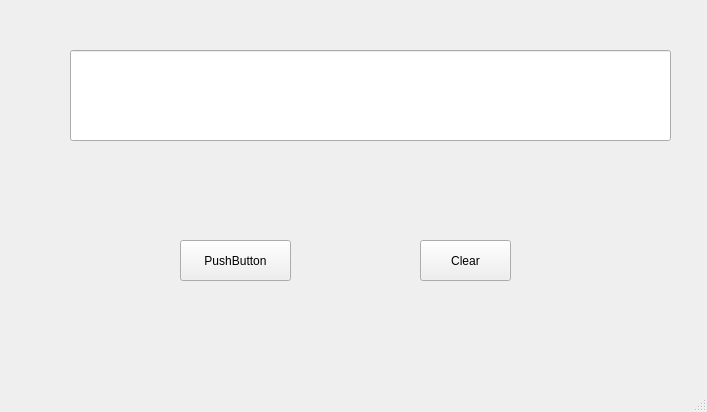
<?xml version="1.0" encoding="UTF-8"?>
<ui version="4.0">
 <class>MainWindow</class>
 <widget class="QMainWindow" name="MainWindow">
  <property name="geometry">
   <rect>
    <x>0</x>
    <y>0</y>
    <width>707</width>
    <height>412</height>
   </rect>
  </property>
  <property name="windowTitle">
   <string>MainWindow</string>
  </property>
  <widget class="QWidget" name="centralwidget">
   <widget class="QLineEdit" name="lineEdit">
    <property name="geometry">
     <rect>
      <x>70</x>
      <y>50</y>
      <width>601</width>
      <height>91</height>
     </rect>
    </property>
   </widget>
   <widget class="QPushButton" name="pushButton">
    <property name="geometry">
     <rect>
      <x>180</x>
      <y>240</y>
      <width>111</width>
      <height>41</height>
     </rect>
    </property>
    <property name="text">
     <string>PushButton</string>
    </property>
   </widget>
   <widget class="QPushButton" name="pushButton_2">
    <property name="geometry">
     <rect>
      <x>420</x>
      <y>240</y>
      <width>91</width>
      <height>41</height>
     </rect>
    </property>
    <property name="text">
     <string>Clear</string>
    </property>
   </widget>
  </widget>
  <widget class="QMenuBar" name="menubar">
   <property name="geometry">
    <rect>
     <x>0</x>
     <y>0</y>
     <width>707</width>
     <height>22</height>
    </rect>
   </property>
  </widget>
  <widget class="QStatusBar" name="statusbar"/>
 </widget>
 <resources/>
 <connections/>
</ui>
